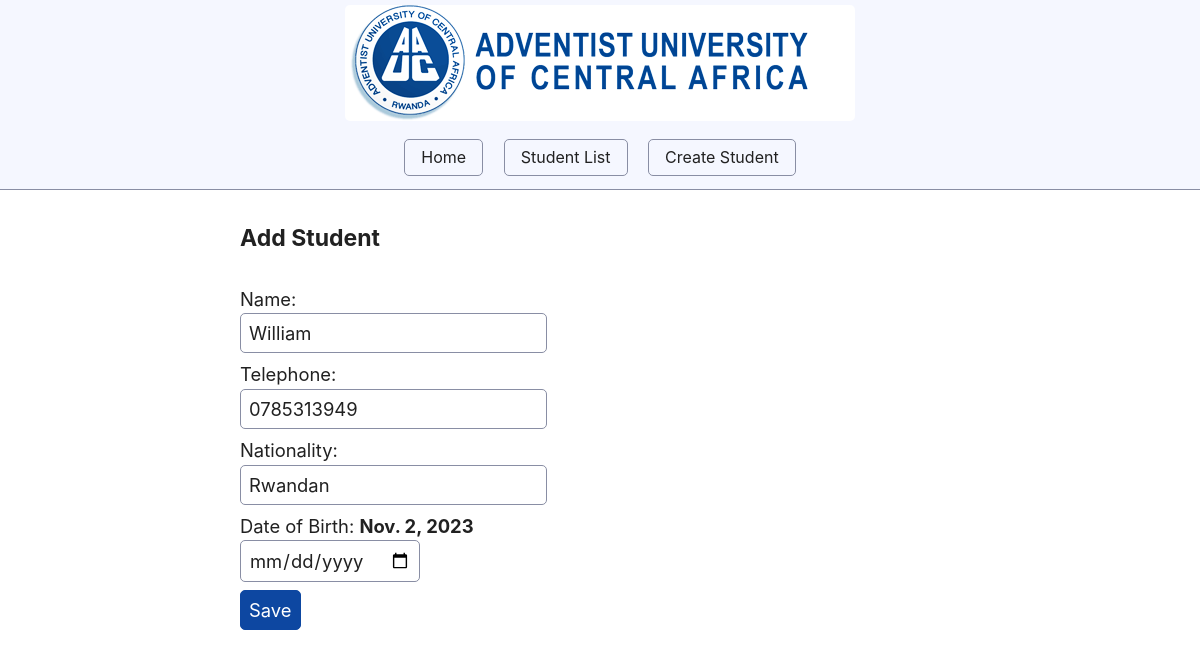
The page /edit_student/1/ on the database its author committed.
### rnp/models.py (models this page shows, shortened)
class Student(models.Model):
    name = models.CharField(max_length=50)
    dob = models.DateField()
    phone = models.CharField(unique=True, max_length=15)
    nationality = models.CharField(max_length=30)
    createdAt = models.DateField(auto_now_add=True)

### rnp/views.py (the view)
# urls.py: path('edit_student/<int:student_id>/', views.edit_student, name='edit_student'),
def edit_student(request, student_id):
    student = get_object_or_404(Student, pk=student_id)
    if request.method == 'POST':
        form = StudentForm(request.POST, instance=student)
        if form.is_valid():
            form.save()
            return redirect('student_list')
    else:
        form = StudentForm(instance=student)
    return render(request, 'add_student.html', {'form': form})

### rnp/studentForm.py
class StudentForm(forms.ModelForm):
    class Meta:
        model = Student
        fields = '__all__'

### templates/add_student.html (shortened to what this page needs)
<!DOCTYPE html>
<html lang="en">
<head>
    {% load static %}
    <link rel="stylesheet" href="{% static 'css/style.css' %}">
    {% include 'index.html' %}
</head>
<body>
    <h4>Add Student</h4>
    <form method="post">
        {{ form.name.label_tag }}
        {{ form.name }}
        <label>Telephone:</label>
        {{ form.phone }}
        {{ form.nationality.label_tag }}
        {{ form.nationality }}
        <label>Date of Birth: <strong>{{ form.dob.value }}</strong>  </label>
        <input type="date" name="dob" id="id_dob" required>
        <div>
            <button type="submit">Save</button>
        </div>
    </form>
</body>
</html>

### static/css/style.css (style rules this page uses)
:root, ::backdrop { --sans-font: -apple-system, BlinkMacSystemFont, "Avenir Next", Avenir, "Nimbus Sans L", Roboto, "Noto Sans", "Segoe UI", Arial, Helvetica, "Helvetica Neue", sans-serif; --mono-font: Consolas, Menlo, Monaco, "Andale Mono", "Ubuntu Mono", monospace; --standard-border-radius: 5px; --bg: #fff; --accent-bg: #f5f7ff; --text: #212121; --text-light: #585858; --border: #898EA4; --accent: #0d47a1; --code: #d81b60; --preformatted: #444; --marked: #ffdd33; --disabled: #efefef; }
*, *::before, *::after { box-sizing: border-box; }
textarea, select, input, progress { appearance: none; -webkit-appearance: none; -moz-appearance: none; }
html { font-family: var(--sans-font); scroll-behavior: smooth; }
body { color: var(--text); background-color: var(--bg); font-size: 1.15rem; line-height: 1.5; display: grid; grid-template-columns: 1fr min(45rem, 90%) 1fr; margin: 0; }
body > * { grid-column: 2; }
h4 { font-size: 1.44rem; }
p, h1, h2, h3, h4, h5, h6 { overflow-wrap: break-word; }
button, .button, a.button, input[type="submit"], input[type="reset"], input[type="button"], label[type="button"] { border: 1px solid var(--accent); background-color: var(--accent); color: var(--bg); padding: 0.5rem 0.9rem; text-decoration: none; line-height: normal; }
textarea, select, input, button, .button { font-size: inherit; font-family: inherit; padding: 0.5rem; margin-bottom: 0.5rem; border-radius: var(--standard-border-radius); box-shadow: none; max-width: 100%; display: inline-block; }
textarea, select, input { color: var(--text); background-color: var(--bg); border: 1px solid var(--border); }
label { display: block; }

### rows shown on the page
Student: name "William", phone "0785313949", nationality "Rwandan", dob.value "Nov. 2, 2023"
